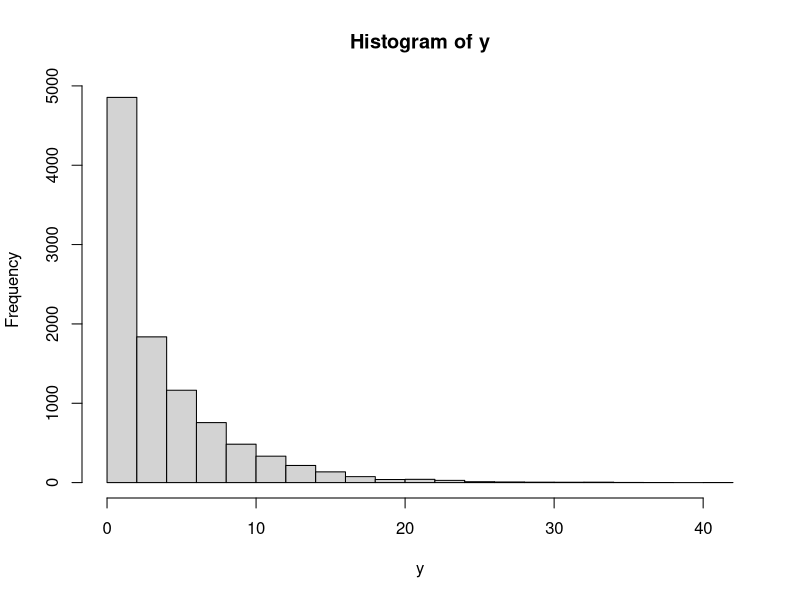

Write the R code that produced this figure.
#1.a
x = 3
prob = 0.2
dgeom(x, prob)

#1.b
data = 10000
prob = 0.2
x = 3
vec = (rgeom(data, prob) == x)
mean(vec)

#1.c
#Tidak beda jauh dari 10000 bilangan

#1.d
x = 10000
y = rgeom(x, 0.2)
hist(y)

#1.e
#Mean dari Distribusi Geometrik adalah 1/p dan variannya (1-p)/p^2
#Berarti Meannya = 1/0.2 = 5 dan Variannya = 0.8/(0.2^2) = 20